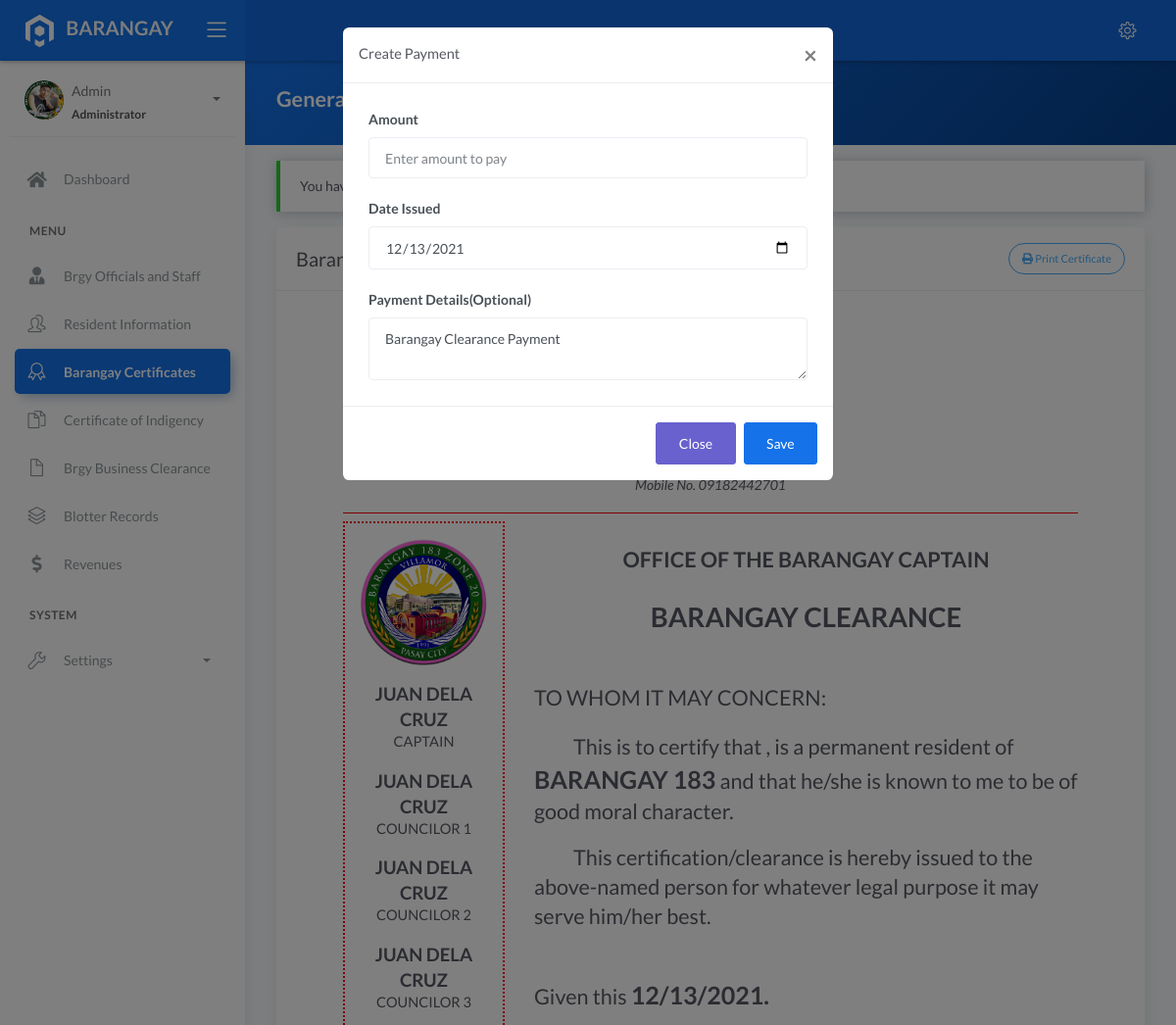
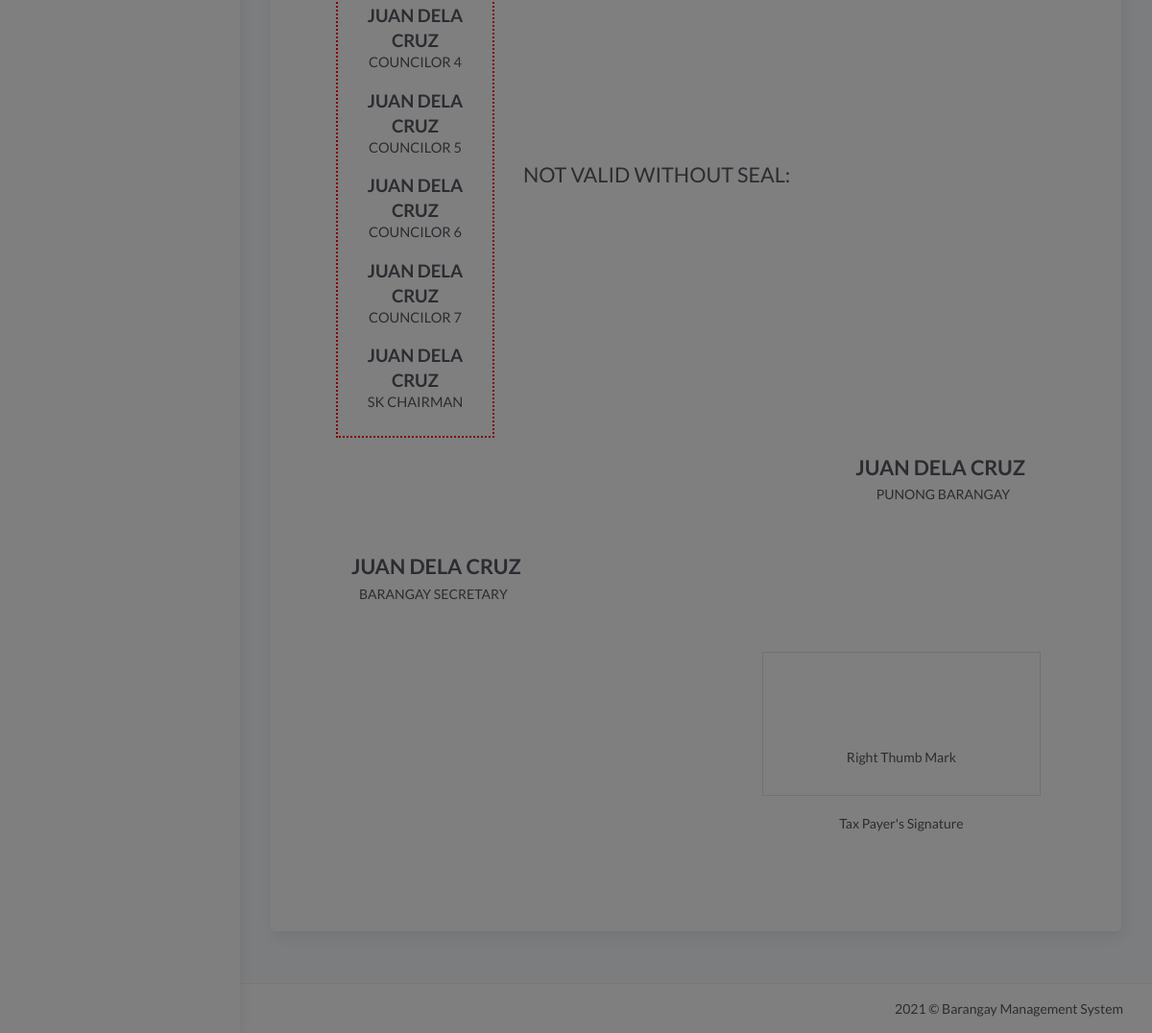
/generate_brgy_cert.php (signed in), run on the app's committed database (2 pictures, top to bottom).
### tables this page shows
CREATE TABLE `tblbrgy_info` (
  `id` int(11) NOT NULL AUTO_INCREMENT,
  `province` varchar(100) DEFAULT NULL,
  `town` varchar(100) DEFAULT NULL,
  `brgy_name` varchar(50) DEFAULT NULL,
  `number` varchar(50) DEFAULT NULL,
  `text` text DEFAULT NULL,
  `image` varchar(200) DEFAULT NULL,
  `city_logo` varchar(100) DEFAULT NULL,
  `brgy_logo` varchar(100) DEFAULT NULL,
  PRIMARY KEY (`id`)
);

CREATE TABLE `tblofficials` (
  `id` int(11) NOT NULL AUTO_INCREMENT,
  `name` varchar(50) DEFAULT NULL,
  `chairmanship` varchar(50) DEFAULT NULL,
  `position` varchar(50) DEFAULT NULL,
  `termstart` date DEFAULT NULL,
  `termend` date DEFAULT NULL,
  `status` varchar(20) DEFAULT NULL,
  PRIMARY KEY (`id`)
);

CREATE TABLE `tblposition` (
  `id` int(11) NOT NULL AUTO_INCREMENT,
  `position` varchar(50) DEFAULT NULL,
  `order` int(11) DEFAULT NULL,
  PRIMARY KEY (`id`)
);

### model/fetch_brgy_info.php (called while the page is built, shortened)
<?php
    $query = "SELECT * FROM tblbrgy_info";
    $result = $conn->query($query);
	$row = $result->fetch_assoc();
	if($row){
		$brgy 		= $row['brgy_name'];
		$number =  $row['number'];
		$brgy_logo		= $row['brgy_logo'];
	}
?>

### generate_brgy_cert.php (the view, shortened to what this page needs)
<?php include 'server/server.php' ?>
<?php
    $query1 = "SELECT * FROM tblofficials JOIN tblposition ON tblofficials.position=tblposition.id WHERE tblposition.position NOT IN ('SK Chairrman','Secretary','Treasurer')
                AND `status`='Active' ORDER BY `order` ASC";
    $result1 = $conn->query($query1);
    $officials = array();
	while($row = $result1->fetch_assoc()){
		$officials[] = $row;
	}
    $c = "SELECT * FROM tblofficials JOIN tblposition ON tblofficials.position=tblposition.id WHERE tblposition.position='Captain'";
    $captain = $conn->query($c)->fetch_assoc();
    $s = "SELECT * FROM tblofficials JOIN tblposition ON tblofficials.position=tblposition.id WHERE tblposition.position='Secretary'";
    $sec = $conn->query($s)->fetch_assoc();
?>
<!DOCTYPE html>
<html lang="en">
<head>
	<?php include 'templates/header.php' ?>
</head>
<body>
	<div class="wrapper">
		<?php include 'templates/main-header.php' ?>
		<?php include 'templates/sidebar.php' ?>
		<div class="main-panel">
			<div class="content">
				<div class="panel-header bg-primary-gradient">
					<div class="page-inner">
						<div class="d-flex align-items-left align-items-md-center flex-column flex-md-row">
							<div>
								<h2 class="text-white fw-bold">Generate Certificate</h2>
							</div>
						</div>
					</div>
				</div>
				<div class="page-inner">
					<div class="row mt--2">
						<div class="col-md-12">
                            <?php if(isset($_SESSION['message'])): ?>
                                <div class="alert alert-<?php echo $_SESSION['success']; ?> <?= $_SESSION['success']=='danger' ? 'bg-danger text-light' : null ?>" role="alert">
                                    <?php echo $_SESSION['message']; ?>
                                </div>
                            <?php endif ?>
                            <div class="card">
								<div class="card-header">
									<div class="card-head-row">
										<div class="card-title">Barangay Certificate</div>
										<div class="card-tools">
											<button class="btn btn-info btn-border btn-round btn-sm" onclick="printDiv('printThis')">
												<i class="fa fa-print"></i>
												Print Certificate
											</button>
										</div>
									</div>
								</div>
								<div class="card-body m-5" id="printThis">
                                    <div class="d-flex flex-wrap justify-content-center" style="border-bottom:1px solid red">
										<div class="text-center">
                                            <h3 class="mb-0">Republic of the Philippines</h3>
                                            <h3 class="mb-0">Municipality of Pasay City <?= ucwords($province) ?></h3>
											<h3 class="mb-0"><?= ucwords($town) ?></h3>
											<h1 class="fw-bold mb-0"><?= ucwords($brgy) ?></i></h2>
                                            <p><i>Mobile No. <?= $number ?></i></p>
										</div>
									</div>
                                    <div class="row mt-2">
                                        <div class="col-md-3">
                                            <div class="text-center p-3" style="border:2px dotted red">
                                                <img src="assets/uploads/<?= $brgy_logo ?>" class="img-fluid" width="200" />
                                                <?php if(!empty($officials)):?>
                                                    <?php foreach($officials as $row): ?>
                                                        <h3 class="mt-3 fw-bold mb-0 text-uppercase"><?= ucwords($row['name']) ?></h3>
                                                        <h5 class="mb-2 text-uppercase"><?= ucwords($row['position']) ?></h5>
                                                    <?php endforeach ?>
                                                <?php endif ?>
                                            </div>
                                        </div>
                                        <div class="col-md-9">
                                            <div class="text-center">
                                                <h2 class="mt-4 fw-bold">OFFICE OF THE BARANGAY CAPTAIN</h2>
                                            </div>
                                            <div class="text-center">
                                                <h1 class="mt-4 fw-bold mb-5">BARANGAY CLEARANCE</h1>
                                            </div>
                                            <h2 class="mt-5">TO WHOM IT MAY CONCERN:</h2>
                                            <h2 class="mt-3" style="text-indent: 40px;">This is to certify that , is a permanent resident of
                                            <span class="fw-bold" style="font-size:25px"><?= ucwords($brgy) ?></span> and that he/she is known to me to be of good moral character.</h2>
                                            <h2 class="mt-3" style="text-indent: 40px;">This certification/clearance is hereby issued to the above-named person for whatever legal purpose it may serve him/her best.</h2>
                                            <h2 class="mt-5">Given this <span class="fw-bold" style="font-size:25px"><?= date('m/d/Y') ?>.</span></h2>
                                            <h2 class="text-uppercase" style="margin-top:180px;">NOT VALID WITHOUT SEAL:</h2>
                                        </div>
                                        <div class="col-md-12">
                                            <div class="p-3 text-right mr-3">
                                                <h2 class="fw-bold mb-0 text-uppercase"><?= ucwords($captain['name']) ?></h2>
                                                <p class="mr-3">PUNONG BARANGAY</p>
                                            </div>
                                            <div class="p-3 text-left">
                                                <h2 class="fw-bold mb-0 text-uppercase"><?= empty($sec['name']) ? 'Please Create Official with Secretary Position' : ucwords($sec['name']) ?></h2>
                                                <p class="ml-2">BARANGAY SECRETARY</p>
                                            </div>
                                        </div>
                                        <div class="col-md-12 d-flex flex-wrap justify-content-end">
                                            <div class="p-3 text-center">
                                                <div class="border mb-3" style="height:150px;width:290px">
                                                    <p class="mt-5 mb-0 pt-5">Right Thumb Mark</p>
                                                </div>
                                                <p>Tax Payer's Signature</p>
                                            </div>
                                        </div>
                                    </div>
								</div>
							</div>
						</div>
					</div>
				</div>
			</div>
            <div class="modal fade" id="pment" tabindex="-1" role="dialog" aria-labelledby="exampleModalLabel" aria-hidden="true" data-backdrop="static" data-keyboard="false">
                <div class="modal-dialog" role="document">
                    <div class="modal-content">
                        <div class="modal-header">
                            <h5 class="modal-title" id="exampleModalLabel">Create Payment</h5>
                            <button type="button" class="close" data-dismiss="modal" aria-label="Close">
                                <span aria-hidden="true">&times;</span>
                            </button>
                        </div>
                        <div class="modal-body">
                            <form method="POST" action="model/save_pment.php" >
                                <div class="form-group">
                                    <label>Amount</label>
                                    <input type="number" class="form-control" name="amount" placeholder="Enter amount to pay" required>
                                </div>
                                <div class="form-group">
                                    <label>Date Issued</label>
                                    <input type="date" class="form-control" name="date" value="<?= date('Y-m-d') ?>">
                                </div>
                                <div class="form-group">
                                    <label>Payment Details(Optional)</label>
                                    <textarea class="form-control" placeholder="Enter Payment Details" name="details">Barangay Clearance Payment</textarea>
                                </div>
                        </div>
                        <div class="modal-footer">
                            <button type="button" class="btn btn-secondary" onclick="goBack()">Close</button>
                            <button type="submit" class="btn btn-primary">Save</button>
                        </div>
                    </div>
                </div>
            </div>
			<?php include 'templates/main-footer.php' ?>
		</div>
	</div>
</body>
</html>

### data on the page
tblbrgy_info: number "09182442701", brgy_logo (picture), brgy_name "BARANGAY 183"
tblofficials: name "JUAN DELA CRUZ", tblposition.position "CAPTAIN"
tblofficials: name "JUAN DELA CRUZ", tblposition.position "COUNCILOR 1"
tblofficials: name "JUAN DELA CRUZ", tblposition.position "COUNCILOR 2"
tblofficials: name "JUAN DELA CRUZ", tblposition.position "COUNCILOR 3"
tblofficials: name "JUAN DELA CRUZ", tblposition.position "COUNCILOR 4"
tblofficials: name "JUAN DELA CRUZ", tblposition.position "COUNCILOR 5"
tblofficials: name "JUAN DELA CRUZ", tblposition.position "COUNCILOR 6"
tblofficials: name "JUAN DELA CRUZ", tblposition.position "COUNCILOR 7"
tblofficials: name "JUAN DELA CRUZ", tblposition.position "SK CHAIRMAN"
tblofficials: name "JUAN DELA CRUZ"

### other printed values
$_SESSION['username'] "Admin"
$_SESSION['role'] "Administrator"
$_SESSION['message'] "You have…"
